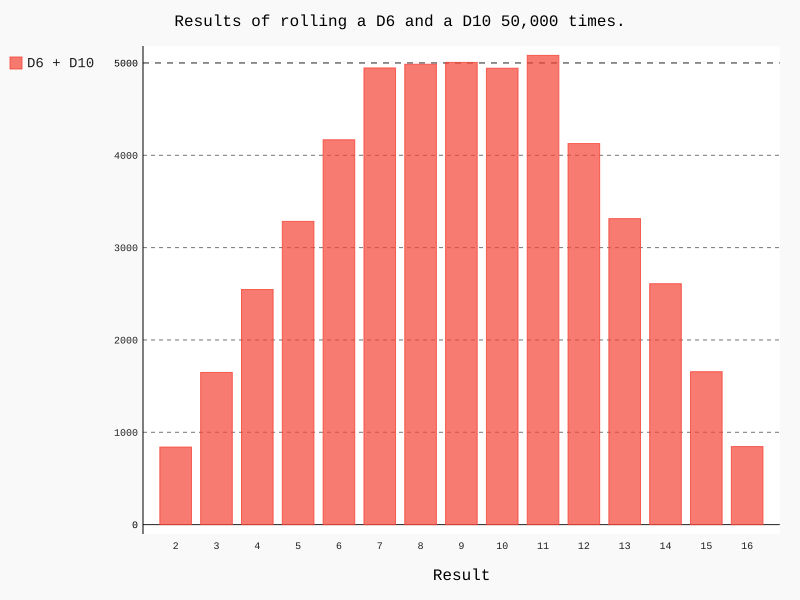

Python code for this plot:
import pygal
from die import Die

# Create two D6 dice.
die_1 = Die()
die_2 = Die(10)

# Make some rills, and store the results in a list
results = []

for roll_num in range(50000):
    result = die_1.roll() + die_2.roll()
    results.append(result)

# Analyse the results
frequencies = []
max_result = die_1.num_sides + die_2.num_sides
for value in range(2, max_result+1):
    frequency = results.count(value)
    frequencies.append(frequency)

# Visualise the results.
hist = pygal.Bar()

hist.title = "Results of rolling a D6 and a D10 50,000 times."
hist.x_labels = ['2', '3', '4', '5', '6', '7', '8', '9', '10', '11', '12',
                 '13', '14', '15', '16']
hist.x_title = "Result"
hist._y_title = "Frequency of Result"

hist.add('D6 + D10', frequencies)
hist.render_to_file('different_dice_1.svg')
